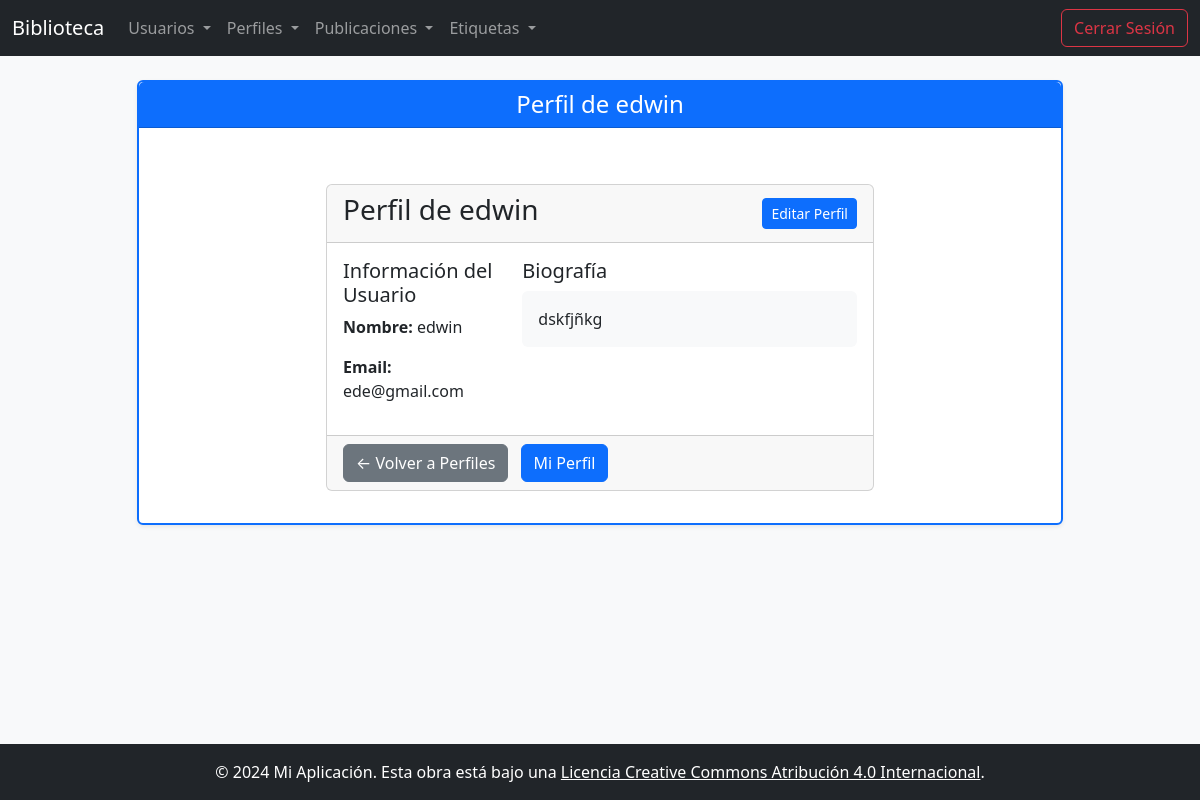
The app's page /perfil/mi-perfil (signed in), older data.
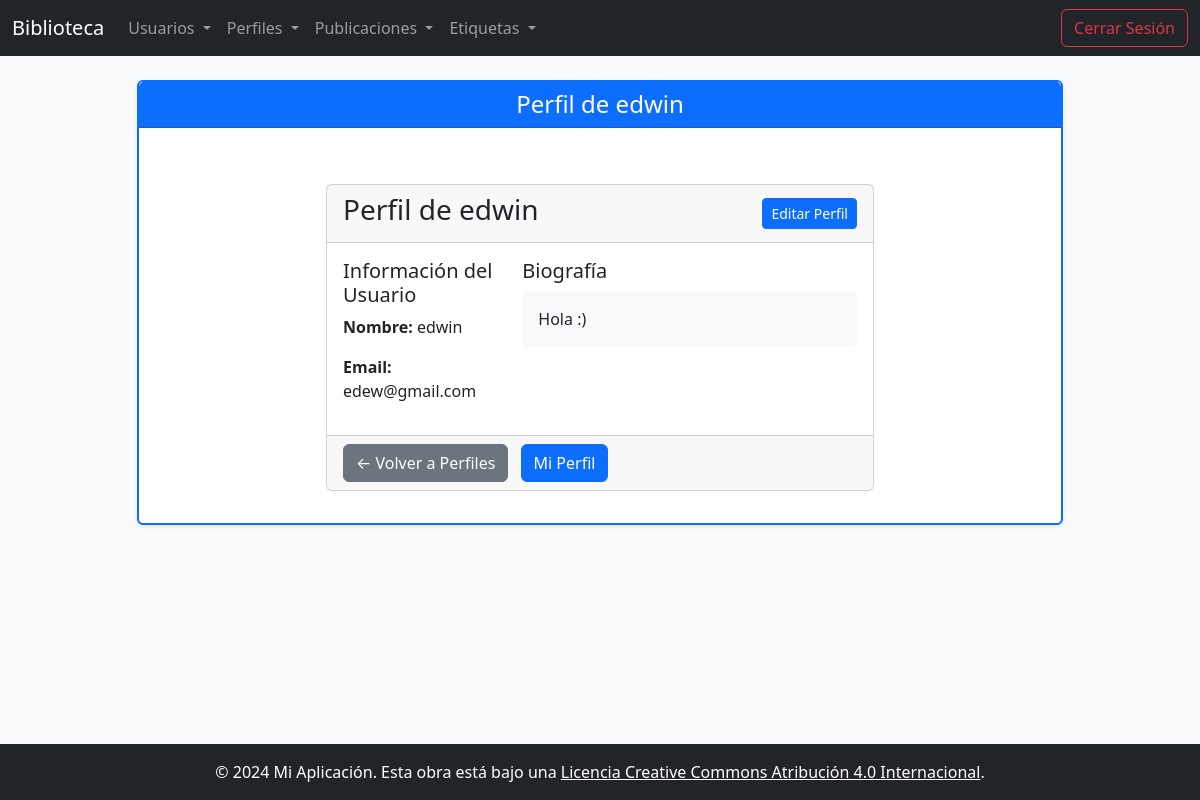
The same page, newer data.
### app/models/users.py (models this page shows, shortened)
class User(db.Model, UserMixin):
    __tablename__ = 'users'
    idUser = db.Column(db.Integer, primary_key=True)
    nameUser = db.Column(db.String(80), unique=True, nullable=False)
    passwordUser = db.Column(db.String(120), nullable=False)
    email = db.Column(db.String(120), unique=True, nullable=False)
    perfil = db.relationship('Perfil', back_populates='user', uselist=False)
    publicaciones = db.relationship('Publicacion', back_populates='user')

### app/models/perfil.py (models this page shows, shortened)
class Perfil(db.Model):
    __tablename__ = 'perfiles'
    idPerfil = db.Column(db.Integer, primary_key=True)
    bio = db.Column(db.Text, nullable=True)
    user_id = db.Column(db.Integer, db.ForeignKey('users.idUser'), nullable=False)
    user = db.relationship('User', back_populates='perfil')

### app/routes/perfil_route.py (the view)
@bp.route('/mi-perfil')
@login_required
def mi_perfil():
    perfil = Perfil.query.filter_by(user_id=current_user.idUser).first()
    if not perfil:
        return redirect(url_for('perfil.add'))
    return render_template('perfil/detail.html', perfil=perfil)

### app/templates/perfil/detail.html
{% extends "base.html" %}
{% block titulo_pagina %}Perfil de {{ perfil.user.nameUser }}{% endblock %}
{% block content %}
<div class="container mt-4">
    <div class="row justify-content-center">
        <div class="col-md-8">
            <div class="card">
                <div class="card-header d-flex justify-content-between align-items-center">
                    <h3>Perfil de {{ perfil.user.nameUser }}</h3>
                    {% if perfil.user_id == current_user.idUser %}
                    <a href="{{ url_for('perfil.edit', id=perfil.idPerfil) }}" class="btn btn-primary btn-sm">Editar Perfil</a>
                    {% endif %}
                </div>
                <div class="card-body">
                    <div class="row">
                        <div class="col-md-4">
                            <h5>Información del Usuario</h5>
                            <p><strong>Nombre:</strong> {{ perfil.user.nameUser }}</p>
                            <p><strong>Email:</strong> {{ perfil.user.email }}</p>
                        </div>
                        <div class="col-md-8">
                            <h5>Biografía</h5>
                            {% if perfil.bio %}
                            <div class="bg-light p-3 rounded">
                                {{ perfil.bio }}
                            </div>
                            {% else %}
                            <div class="alert alert-secondary">
                                <em>Este usuario aún no ha escrito su biografía.</em>
                            </div>
                            {% endif %}
                        </div>
                    </div>
                </div>
                <div class="card-footer d-flex justify-content-between">
                    <div>
                        <a href="{{ url_for('perfil.index') }}" class="btn btn-secondary">← Volver a Perfiles</a>
                        {% if perfil.user_id == current_user.idUser %}
                        <a href="{{ url_for('perfil.mi_perfil') }}" class="btn btn-primary ms-2">Mi Perfil</a>
                        {% endif %}
                    </div>
                    </div>
                </div>
            </div>
        </div>
    </div>
</div>
{% endblock %}

Row changes from the older to the newer data that the page shows:
changed User "edwin": user.email "ede@gmail.com" → "edew@gmail.com"
changed Perfil: bio "dskfjñkg" → "Hola :)"
